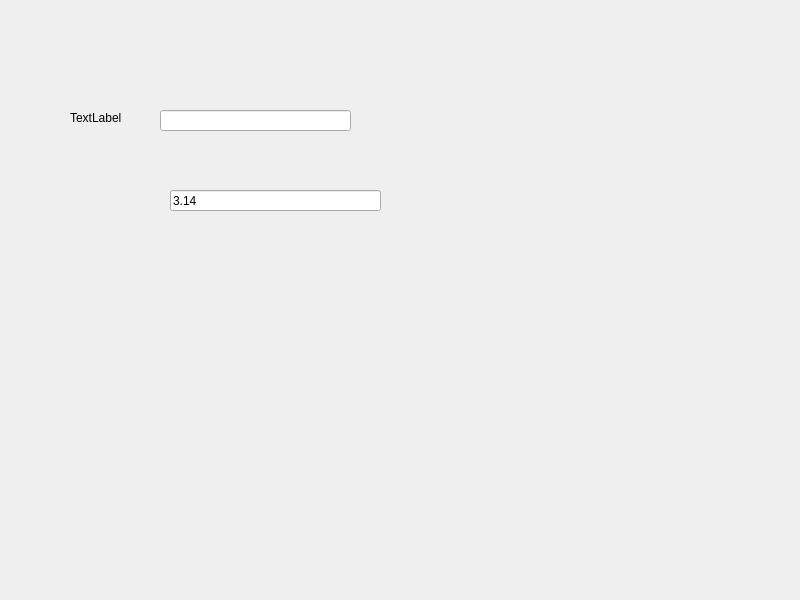
<?xml version="1.0" encoding="UTF-8"?>
<ui version="4.0">
 <class>Widget</class>
 <widget class="QWidget" name="Widget">
  <property name="geometry">
   <rect>
    <x>0</x>
    <y>0</y>
    <width>800</width>
    <height>600</height>
   </rect>
  </property>
  <property name="windowTitle">
   <string>Widget</string>
  </property>
  <widget class="QLabel" name="label">
   <property name="geometry">
    <rect>
     <x>70</x>
     <y>110</y>
     <width>72</width>
     <height>15</height>
    </rect>
   </property>
   <property name="text">
    <string>TextLabel</string>
   </property>
  </widget>
  <widget class="QLineEdit" name="lineEdit">
   <property name="geometry">
    <rect>
     <x>160</x>
     <y>110</y>
     <width>191</width>
     <height>21</height>
    </rect>
   </property>
   <property name="inputMask">
    <string>&gt;AAA&lt;AAA!AAA000</string>
   </property>
   <property name="text">
    <string/>
   </property>
   <property name="echoMode">
    <enum>QLineEdit::Normal</enum>
   </property>
   <property name="cursorPosition">
    <number>0</number>
   </property>
   <property name="cursorMoveStyle">
    <enum>Qt::LogicalMoveStyle</enum>
   </property>
  </widget>
  <widget class="QLineEdit" name="lineEdit_2">
   <property name="geometry">
    <rect>
     <x>170</x>
     <y>190</y>
     <width>211</width>
     <height>21</height>
    </rect>
   </property>
   <property name="text">
    <string>3.14</string>
   </property>
   <property name="readOnly">
    <bool>true</bool>
   </property>
  </widget>
 </widget>
 <resources/>
 <connections/>
</ui>
